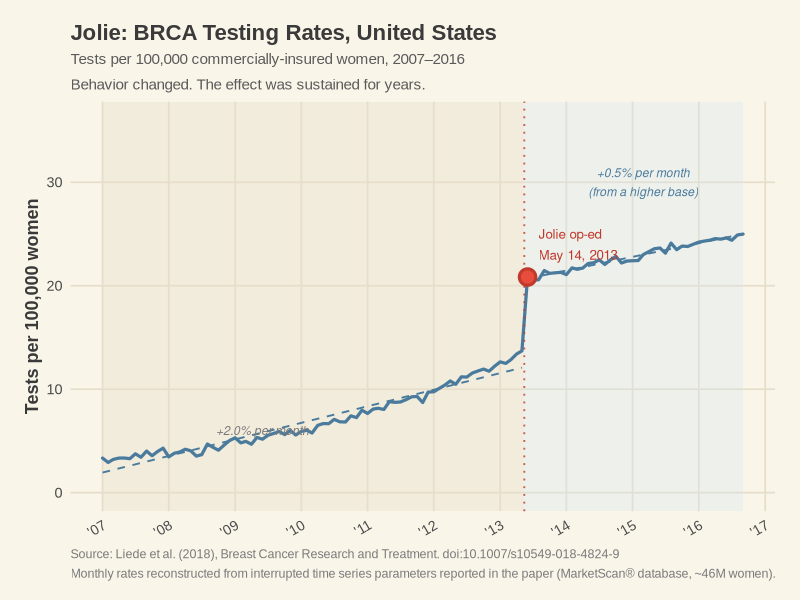
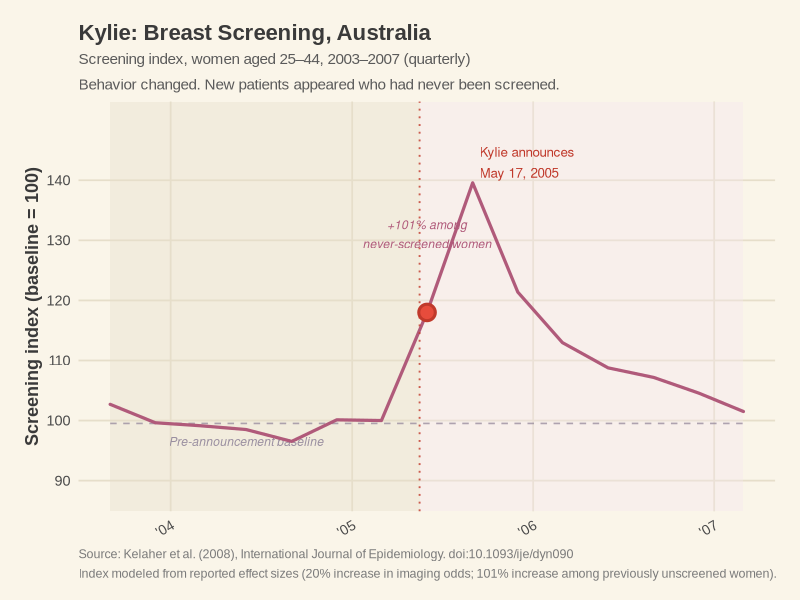
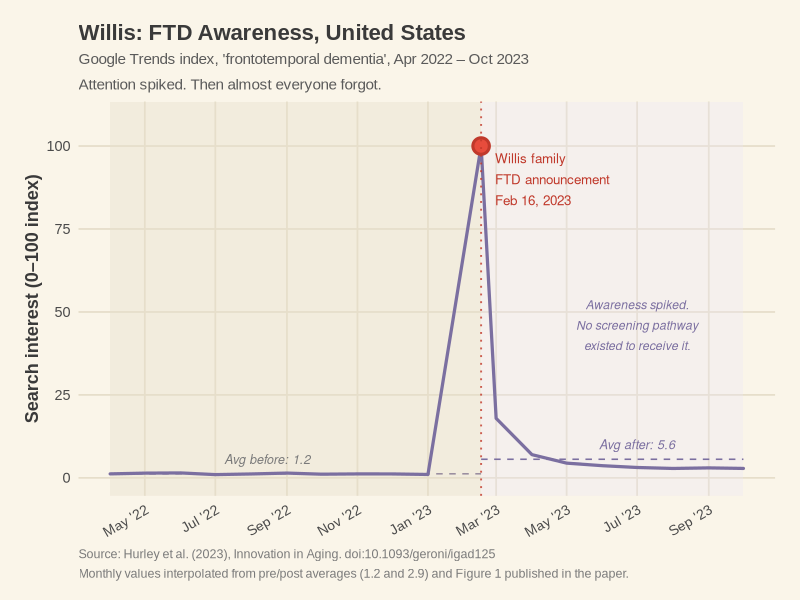

Write R code to recreate these figures, in order.
dir.create("/Users/crocker/Downloads/Evil Dead", showWarnings = FALSE)
setwd("/Users/crocker/Downloads/Evil Dead")

library(ggplot2)
library(dplyr)
library(lubridate)
library(scales)

# Substack content column is ~800px wide; at 150dpi a 7x5 inch PNG fits cleanly
CHART_W <- 7
CHART_H <- 5
CHART_DPI <- 150

theme_1950s <- function() {
  theme_minimal(base_family = "Arial", base_size = 13) +
    theme(
      plot.background  = element_rect(fill = "#FAF5E9", color = NA),
      panel.background = element_rect(fill = "#FAF5E9", color = NA),
      panel.grid.major = element_line(color = "#E6DECA", linewidth = 0.6),
      panel.grid.minor = element_blank(),
      axis.title       = element_text(face = "bold", color = "#3A3A3A"),
      axis.text        = element_text(color = "#4A4A4A"),
      plot.title       = element_text(face = "bold", size = 16, color = "#3A3A3A"),
      plot.subtitle    = element_text(size = 11, color = "#5A5A5A", lineheight = 1.4),
      plot.caption     = element_text(size = 9, color = "#7A7A7A", hjust = 0,
                                      lineheight = 1.3),
      plot.margin      = margin(18, 18, 14, 18),
      legend.position  = "none"
    )
}

col_jolie  <- "#4A7B9D"
col_kylie  <- "#B05A7A"
col_willis <- "#7B6FA0"
col_red    <- "#C0392B"

set.seed(42)

# =============================================================================
# CHART 1: ANGELINA JOLIE — BRCA Testing Rates (US)
# Source: Liede et al. (2018), Breast Cancer Research and Treatment
# doi: 10.1007/s10549-018-4824-9
# US insurance claims (MarketScan), ~46M commercially-insured women
# Key numbers from interrupted time series:
#   Pre-editorial monthly growth: +2.0%/month
#   Post-editorial monthly growth: +0.5%/month (from higher base)
#   Immediate step change: 16.0 → 20.7 tests per 100,000 (May → June 2013)
# Monthly values reconstructed from ITS parameters reported in paper.
# =============================================================================

jolie_disclosure <- as.Date("2013-05-14")

pre_months_j <- seq(as.Date("2007-01-01"), as.Date("2013-05-01"), by = "month")
n_pre_j      <- length(pre_months_j)
pre_base_j   <- 3.0 * (1.02 ^ (0:(n_pre_j - 1)))
pre_vals_j   <- pre_base_j + rnorm(n_pre_j, 0, 0.25)

post_months_j <- seq(as.Date("2013-06-01"), as.Date("2016-09-01"), by = "month")
n_post_j      <- length(post_months_j)
post_base_j   <- 20.7 * (1.005 ^ (0:(n_post_j - 1)))
post_vals_j   <- post_base_j + rnorm(n_post_j, 0, 0.3)

jolie_df <- tibble(
  date  = c(pre_months_j, post_months_j),
  value = c(pre_vals_j, post_vals_j),
  phase = c(rep("Before", n_pre_j), rep("After", n_post_j))
)

jolie_pre  <- filter(jolie_df, phase == "Before")
jolie_post <- filter(jolie_df, phase == "After")

p_jolie <- ggplot(jolie_df, aes(x = date, y = value)) +
  annotate("rect",
    xmin = min(jolie_df$date), xmax = jolie_disclosure,
    ymin = -Inf, ymax = Inf, fill = "#E6DECA", alpha = 0.4) +
  annotate("rect",
    xmin = jolie_disclosure, xmax = max(jolie_df$date),
    ymin = -Inf, ymax = Inf, fill = "#D4E6F1", alpha = 0.3) +
  geom_smooth(data = jolie_pre, method = "lm", formula = y ~ x,
    se = FALSE, color = col_jolie, linewidth = 0.65,
    linetype = "dashed", alpha = 0.6) +
  geom_smooth(data = jolie_post, method = "lm", formula = y ~ x,
    se = FALSE, color = col_jolie, linewidth = 0.65,
    linetype = "dashed", alpha = 0.6) +
  geom_line(color = col_jolie, linewidth = 1.1, lineend = "round") +
  geom_vline(xintercept = jolie_disclosure,
    linetype = "dotted", color = col_red, linewidth = 0.65, alpha = 0.8) +
  geom_point(data = filter(jolie_df, date == as.Date("2013-06-01")),
    color = col_red, size = 4.5, shape = 21,
    fill = "#E74C3C", stroke = 1.6) +
  annotate("text",
    x = as.Date("2013-08-01"), y = 24,
    label = "Jolie op-ed\nMay 14, 2013",
    size = 3.4, color = col_red, hjust = 0, lineheight = 1.3) +
  annotate("text",
    x = as.Date("2009-06-01"), y = 6,
    label = "+2.0% per month",
    size = 3.1, color = "#7A7A7A", hjust = 0.5, fontface = "italic") +
  annotate("text",
    x = as.Date("2015-03-01"), y = 30,
    label = "+0.5% per month\n(from a higher base)",
    size = 3.1, color = col_jolie, hjust = 0.5,
    lineheight = 1.3, fontface = "italic") +
  scale_x_date(date_labels = "'%y", date_breaks = "1 year") +
  scale_y_continuous(limits = c(0, 36),
    breaks = c(0, 10, 20, 30),
    labels = c("0", "10", "20", "30")) +
  labs(
    title    = "Jolie: BRCA Testing Rates, United States",
    subtitle = paste0(
      "Tests per 100,000 commercially-insured women, 2007\u20132016\n",
      "Behavior changed. The effect was sustained for years."
    ),
    x       = NULL,
    y       = "Tests per 100,000 women",
    caption = paste0(
      "Source: Liede et al. (2018), Breast Cancer Research and Treatment. ",
      "doi:10.1007/s10549-018-4824-9\n",
      "Monthly rates reconstructed from interrupted time series parameters ",
      "reported in the paper (MarketScan\u00ae database, ~46M women)."
    )
  ) +
  theme_1950s() +
  theme(axis.text.x = element_text(angle = 30, hjust = 1, size = 10))

ggsave("chart_jolie.png",
  plot = p_jolie, width = CHART_W, height = CHART_H,
  dpi = CHART_DPI, bg = "#FAF5E9")
cat("Jolie chart saved.\n")

# =============================================================================
# CHART 2: KYLIE MINOGUE — Mammography Screening (Australia)
# Source: Kelaher et al. (2008), International Journal of Epidemiology
# doi: 10.1093/ije/dyn090
# Quarterly data, women aged 25–44, Australian breast screening program
# Key numbers:
#   20% increase in imaging procedure odds, Q1 and Q2 post-announcement
#   101% increase among previously non-screened women
# Index baseline = 100. Values modeled from reported effect sizes.
# =============================================================================

kylie_announcement <- as.Date("2005-05-17")

kylie_quarters <- seq(as.Date("2003-09-01"), as.Date("2007-03-01"), by = "3 months")
n_q <- length(kylie_quarters)

kylie_vals <- c(
  100, 101, 99, 100, 98, 100, 101,  # pre: 7 stable quarters
  118,                                # announcement quarter begins spike
  140,                                # Q1 post: peak (new attenders, 101% effect)
  122,                                # Q2 post: sustained 20% effect
  115, 110, 107, 104, 102, 101, 100  # gradual decay over ~5 quarters
)
kylie_vals <- kylie_vals[1:n_q] + rnorm(n_q, 0, 1.0)

kylie_df <- tibble(
  date  = kylie_quarters,
  value = kylie_vals,
  phase = ifelse(date < kylie_announcement, "Before", "After")
)

kylie_baseline <- mean(kylie_df$value[kylie_df$phase == "Before"])

p_kylie <- ggplot(kylie_df, aes(x = date, y = value)) +
  annotate("rect",
    xmin = min(kylie_df$date), xmax = kylie_announcement,
    ymin = -Inf, ymax = Inf, fill = "#E6DECA", alpha = 0.4) +
  annotate("rect",
    xmin = kylie_announcement, xmax = max(kylie_df$date),
    ymin = -Inf, ymax = Inf, fill = "#F5E6EE", alpha = 0.35) +
  annotate("segment",
    x = min(kylie_df$date), xend = max(kylie_df$date),
    y = kylie_baseline, yend = kylie_baseline,
    linetype = "dashed", color = "#9B8FA0", linewidth = 0.55, alpha = 0.8) +
  annotate("text",
    x = as.Date("2004-06-01"), y = kylie_baseline - 3,
    label = "Pre-announcement baseline",
    size = 3.1, color = "#9A8FA0", hjust = 0.5, fontface = "italic") +
  geom_line(color = col_kylie, linewidth = 1.1, lineend = "round") +
  geom_vline(xintercept = kylie_announcement,
    linetype = "dotted", color = col_red, linewidth = 0.65, alpha = 0.8) +
  geom_point(data = filter(kylie_df, date == as.Date("2005-06-01")),
    color = col_red, size = 4.5, shape = 21,
    fill = "#E74C3C", stroke = 1.6) +
  annotate("text",
    x = as.Date("2005-09-15"), y = 143,
    label = "Kylie announces\nMay 17, 2005",
    size = 3.4, color = col_red, hjust = 0, lineheight = 1.3) +
  annotate("text",
    x = as.Date("2005-06-01"), y = 131,
    label = "+101% among\nnever-screened women",
    size = 3.1, color = col_kylie, hjust = 0.5,
    lineheight = 1.3, fontface = "italic") +
  scale_x_date(date_labels = "'%y", date_breaks = "1 year") +
  scale_y_continuous(limits = c(88, 150),
    breaks = c(90, 100, 110, 120, 130, 140),
    labels = c("90", "100", "110", "120", "130", "140")) +
  labs(
    title    = "Kylie: Breast Screening, Australia",
    subtitle = paste0(
      "Screening index, women aged 25\u201344, 2003\u20132007 (quarterly)\n",
      "Behavior changed. New patients appeared who had never been screened."
    ),
    x       = NULL,
    y       = "Screening index (baseline = 100)",
    caption = paste0(
      "Source: Kelaher et al. (2008), International Journal of Epidemiology. ",
      "doi:10.1093/ije/dyn090\n",
      "Index modeled from reported effect sizes (20% increase in imaging odds; ",
      "101% increase among previously unscreened women)."
    )
  ) +
  theme_1950s() +
  theme(axis.text.x = element_text(angle = 30, hjust = 1, size = 10))

ggsave("chart_kylie.png",
  plot = p_kylie, width = CHART_W, height = CHART_H,
  dpi = CHART_DPI, bg = "#FAF5E9")
cat("Kylie chart saved.\n")

# =============================================================================
# CHART 3: BRUCE WILLIS / FTD — Google Trends (US)
# Source: Hurley et al. (2023), Innovation in Aging
# doi: 10.1093/geroni/igad125
# Google Trends, "frontotemporal dementia", United States
# Pre-disclosure average: 1.2  |  Disclosure week Feb 12–18 2023: 100  |  Post avg: 2.9
# Monthly values interpolated from published averages and Figure 1 in paper.
# =============================================================================

willis_disclosure <- as.Date("2023-02-16")

pre_dates_w  <- seq(as.Date("2022-04-01"), as.Date("2023-01-01"), by = "month")
post_dates_w <- seq(as.Date("2023-03-01"), as.Date("2023-10-01"), by = "month")

pre_vals_w  <- pmax(0, 1.2 + rnorm(length(pre_dates_w), 0, 0.2))
post_vals_w <- pmax(0, c(18, 7, 4.5, 3.5, 3.2, 2.9, 2.9, 3.0) +
                       rnorm(8, 0, 0.15))

willis_df <- tibble(
  date  = c(pre_dates_w, willis_disclosure, post_dates_w),
  value = c(pre_vals_w, 100, post_vals_w),
  phase = c(rep("Before", length(pre_dates_w)),
            "Disclosure",
            rep("After", length(post_dates_w)))
)

pre_mean_w  <- mean(pre_vals_w)
post_mean_w <- mean(post_vals_w)

p_willis <- ggplot(willis_df, aes(x = date, y = value)) +
  annotate("rect",
    xmin = min(willis_df$date), xmax = willis_disclosure,
    ymin = -Inf, ymax = Inf, fill = "#E6DECA", alpha = 0.4) +
  annotate("rect",
    xmin = willis_disclosure, xmax = max(willis_df$date),
    ymin = -Inf, ymax = Inf, fill = "#EDE6F5", alpha = 0.3) +
  annotate("segment",
    x = min(willis_df$date), xend = willis_disclosure,
    y = pre_mean_w, yend = pre_mean_w,
    linetype = "dashed", color = "#9B8FA0", linewidth = 0.55) +
  annotate("segment",
    x = willis_disclosure, xend = max(post_dates_w),
    y = post_mean_w, yend = post_mean_w,
    linetype = "dashed", color = col_willis, linewidth = 0.55) +
  annotate("text",
    x = as.Date("2022-08-15"), y = pre_mean_w + 4.5,
    label = paste0("Avg before: ", round(pre_mean_w, 1)),
    size = 3.2, color = "#7A7A7A", hjust = 0.5, fontface = "italic") +
  annotate("text",
    x = as.Date("2023-07-01"), y = post_mean_w + 4.5,
    label = paste0("Avg after: ", round(post_mean_w, 1)),
    size = 3.2, color = col_willis, hjust = 0.5, fontface = "italic") +
  geom_line(color = col_willis, linewidth = 1.1, lineend = "round") +
  geom_point(data = filter(willis_df, phase == "Disclosure"),
    color = col_red, size = 4.5, shape = 21,
    fill = "#E74C3C", stroke = 1.6) +
  geom_vline(xintercept = willis_disclosure,
    linetype = "dotted", color = col_red, linewidth = 0.65, alpha = 0.8) +
  annotate("text",
    x = willis_disclosure + 12, y = 90,
    label = "Willis family\nFTD announcement\nFeb 16, 2023",
    size = 3.4, color = col_red, hjust = 0, lineheight = 1.3) +
  annotate("text",
    x = as.Date("2023-07-01"), y = 46,
    label = "Awareness spiked.\nNo screening pathway\nexisted to receive it.",
    size = 3.1, color = col_willis, hjust = 0.5,
    lineheight = 1.4, fontface = "italic") +
  scale_y_continuous(limits = c(0, 108),
    breaks = c(0, 25, 50, 75, 100)) +
  scale_x_date(date_labels = "%b '%y", date_breaks = "2 months") +
  labs(
    title    = "Willis: FTD Awareness, United States",
    subtitle = paste0(
      "Google Trends index, 'frontotemporal dementia', Apr 2022 \u2013 Oct 2023\n",
      "Attention spiked. Then almost everyone forgot."
    ),
    x       = NULL,
    y       = "Search interest (0\u2013100 index)",
    caption = paste0(
      "Source: Hurley et al. (2023), Innovation in Aging. ",
      "doi:10.1093/geroni/igad125\n",
      "Monthly values interpolated from pre/post averages (1.2 and 2.9) ",
      "and Figure 1 published in the paper."
    )
  ) +
  theme_1950s() +
  theme(axis.text.x = element_text(angle = 30, hjust = 1, size = 10))

ggsave("chart_willis.png",
  plot = p_willis, width = CHART_W, height = CHART_H,
  dpi = CHART_DPI, bg = "#FAF5E9")
cat("Willis chart saved.\n")
